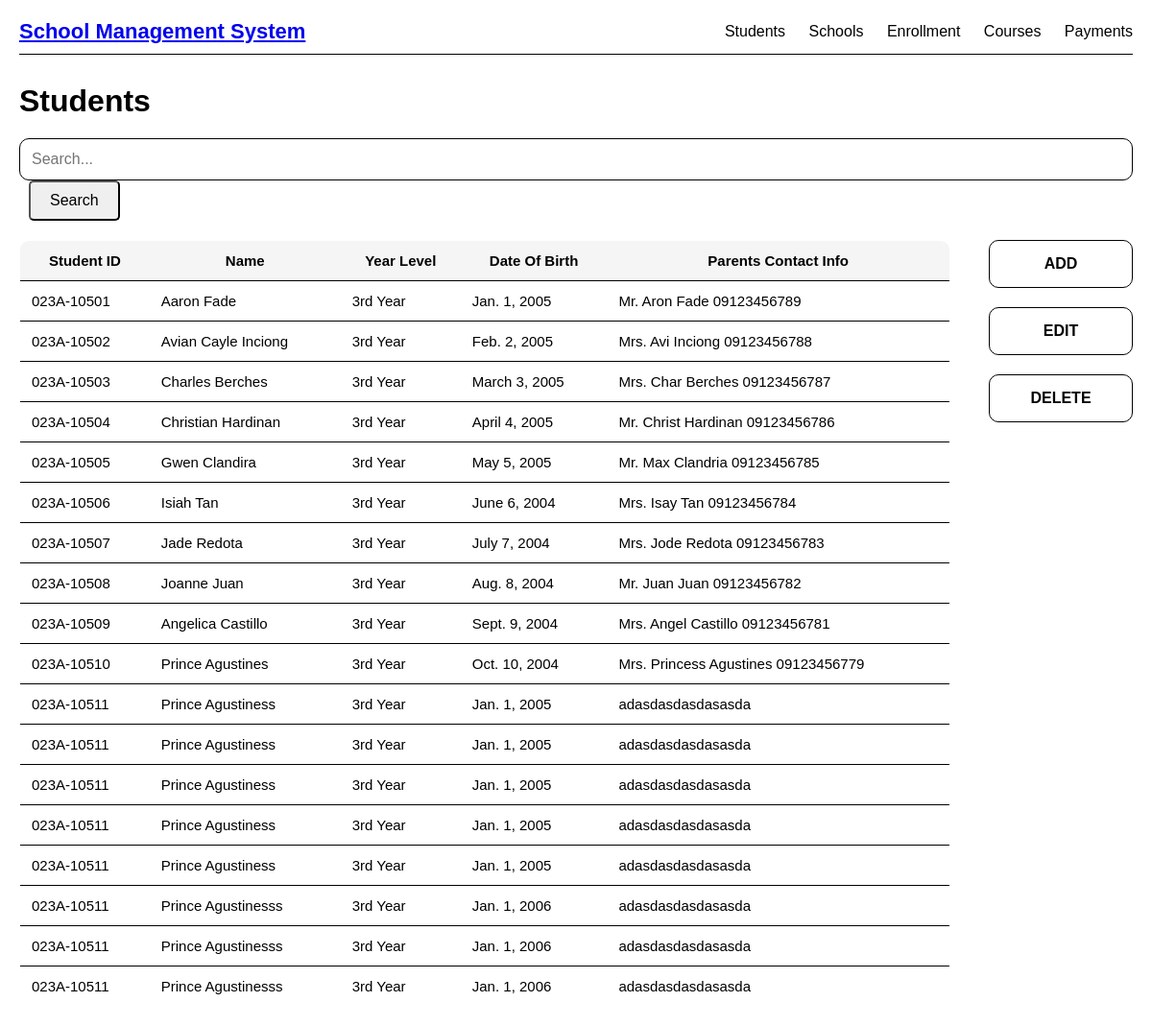
The page /student/ on the database its author committed.
### online_enrollment/models.py (models this page shows, shortened)
class Student(models.Model):
    student_ID = models.CharField(max_length=10)
    name = models.CharField(max_length=100)
    year_level = models.CharField(max_length=8)
    date_of_birth = models.DateField()
    parents_contact_info = models.CharField(max_length=100)

### online_enrollment/views.py (the view)
# urls.py: path('student/', views.students, name='Students'),
def students(request):
    query = request.GET.get('search', '')  # Default to an empty string if no query is provided
    if query:
        studInfo = Student.objects.filter(name__icontains=query).values()  # Search by name (case-insensitive)
    else:
        studInfo = Student.objects.all().values()  # Fetch all students if no query
    return render(request, 'students.html', {'students': studInfo, 'search_query': query})

### online_enrollment/templates/students.html (shortened to what this page needs)
{% load static %}
<!DOCTYPE html>
<html lang="en">
<head>
    <link rel="stylesheet" href="{% static 'studentstyle.css' %}">
</head>
<body>
    <header>
        <h2 class="logo"><a href="/dashboard">School Management System</h2>
        <nav>
            <a href="/student">Students</a>
            <a href="/school">Schools</a>
            <a href="/enrollment">Enrollment</a>
            <a href="/course">Courses</a>
            <a href="/tuitionPayment">Payments</a>
        </nav>
    </header>
    <main>
        <h1>Students</h1>
        <div class="search-container">
            <form method="GET" action="{% url 'Students' %}">
                <input type="text" name="search" placeholder="Search..." value="{{ search_query }}">
                <button type="submit" class="search-btn">Search</button>
            </form>
        </div>
        <div class="content-row">
            <table class="student-table">
                <thead>
                        <tr>
                            <th>Student ID</th>
                            <th>Name</th>
                            <th>Year Level</th>
                            <th>Date Of Birth</th>
                            <th>Parents Contact Info</th>
                        </tr>
                    </thead>
                    <tbody>
                        {% if students %}
                            {% for x in students %}
                            <tr>
                                <td>{{ x.student_ID }}</td>
                                <td>{{ x.name }}</td>
                                <td>{{ x.year_level }}</td>
                                <td>{{ x.date_of_birth }}</td>
                                <td>{{ x.parents_contact_info }}</td>
                            </tr>
                            {% endfor %}
                        {% else %}
                            <tr>
                                <td colspan="5">No students found.</td>
                            </tr>
                        {% endif %}
                    </tbody>
            </table>
            <div class="btn-column">
                <button class="btn add" onclick="window.location.href='{% url 'AddStudent' %}'">ADD</button>
                <button class="btn edit">EDIT</button>
                <button class="btn delete">DELETE</button>
            </div>
        </div>
    </main>
</body>
</html>

### online_enrollment/static/studentstyle.css (style rules this page uses)
* { margin: 0; padding: 0; box-sizing: border-box; font-family: Arial, sans-serif; }
body { background: white; padding: 20px; }
header { display: flex; align-items: center; justify-content: space-between; border-bottom: 1px solid black; padding-bottom: 10px; }
.logo { font-size: 22px; font-weight: bold; }
nav a { margin-left: 20px; text-decoration: none; color: black; font-size: 16px; }
main h1 { margin-top: 30px; font-size: 32px; }
.search-container { margin: 20px 0; }
.search-container input { width: 100%; padding: 12px; border-radius: 10px; border: 1px solid black; font-size: 16px; }
.search-btn { padding: 10px 20px; margin-left: 10px; border-radius: 5px; font-size: 16px; cursor: pointer; transition: background-color 0.3s ease; }
.content-row { display: flex; align-items: flex-start; gap: 40px; }
.student-table { width: 85%; border-collapse: collapse; border: 1px solid black; border-radius: 10px; overflow: hidden; }
.student-table th, .student-table td { padding: 12px; border-bottom: 1px solid black; font-size: 15px; }
.student-table tr:last-child td { border-bottom: none; }
.student-table th { background: #f5f5f5; }
.btn-column { display: flex; flex-direction: column; gap: 20px; }
.btn { width: 150px; padding: 15px; border: 1px solid black; border-radius: 10px; background: white; cursor: pointer; font-size: 16px; font-weight: bold; }

### rows shown on the page
Student: student_ID "023A-10501", name "Aaron Fade", year_level "3rd Year", date_of_birth "Jan. 1, 2005", parents_contact_info "Mr. Aron Fade 09123456789"
Student: student_ID "023A-10502", name "Avian Cayle Inciong", year_level "3rd Year", date_of_birth "Feb. 2, 2005", parents_contact_info "Mrs. Avi Inciong 09123456788"
Student: student_ID "023A-10503", name "Charles Berches", year_level "3rd Year", date_of_birth "March 3, 2005", parents_contact_info "Mrs. Char Berches 09123456787"
Student: student_ID "023A-10504", name "Christian Hardinan", year_level "3rd Year", date_of_birth "April 4, 2005", parents_contact_info "Mr. Christ Hardinan 09123456786"
Student: student_ID "023A-10505", name "Gwen Clandira", year_level "3rd Year", date_of_birth "May 5, 2005", parents_contact_info "Mr. Max Clandria 09123456785"
Student: student_ID "023A-10506", name "Isiah Tan", year_level "3rd Year", date_of_birth "June 6, 2004", parents_contact_info "Mrs. Isay Tan 09123456784"
Student: student_ID "023A-10507", name "Jade Redota", year_level "3rd Year", date_of_birth "July 7, 2004", parents_contact_info "Mrs. Jode Redota 09123456783"
Student: student_ID "023A-10508", name "Joanne Juan", year_level "3rd Year", date_of_birth "Aug. 8, 2004", parents_contact_info "Mr. Juan Juan 09123456782"
Student: student_ID "023A-10509", name "Angelica Castillo", year_level "3rd Year", date_of_birth "Sept. 9, 2004", parents_contact_info "Mrs. Angel Castillo 09123456781"
Student: student_ID "023A-10510", name "Prince Agustines", year_level "3rd Year", date_of_birth "Oct. 10, 2004", parents_contact_info "Mrs. Princess Agustines 09123456779"
Student: student_ID "023A-10511", name "Prince Agustiness", year_level "3rd Year", date_of_birth "Jan. 1, 2005", parents_contact_info "adasdasdasdasasda"
Student: student_ID "023A-10511", name "Prince Agustiness", year_level "3rd Year", date_of_birth "Jan. 1, 2005", parents_contact_info "adasdasdasdasasda"
Student: student_ID "023A-10511", name "Prince Agustiness", year_level "3rd Year", date_of_birth "Jan. 1, 2005", parents_contact_info "adasdasdasdasasda"
Student: student_ID "023A-10511", name "Prince Agustiness", year_level "3rd Year", date_of_birth "Jan. 1, 2005", parents_contact_info "adasdasdasdasasda"
Student: student_ID "023A-10511", name "Prince Agustiness", year_level "3rd Year", date_of_birth "Jan. 1, 2005", parents_contact_info "adasdasdasdasasda"
Student: student_ID "023A-10511", name "Prince Agustinesss", year_level "3rd Year", date_of_birth "Jan. 1, 2006", parents_contact_info "adasdasdasdasasda"
Student: student_ID "023A-10511", name "Prince Agustinesss", year_level "3rd Year", date_of_birth "Jan. 1, 2006", parents_contact_info "adasdasdasdasasda"
Student: student_ID "023A-10511", name "Prince Agustinesss", year_level "3rd Year", date_of_birth "Jan. 1, 2006", parents_contact_info "adasdasdasdasasda"
